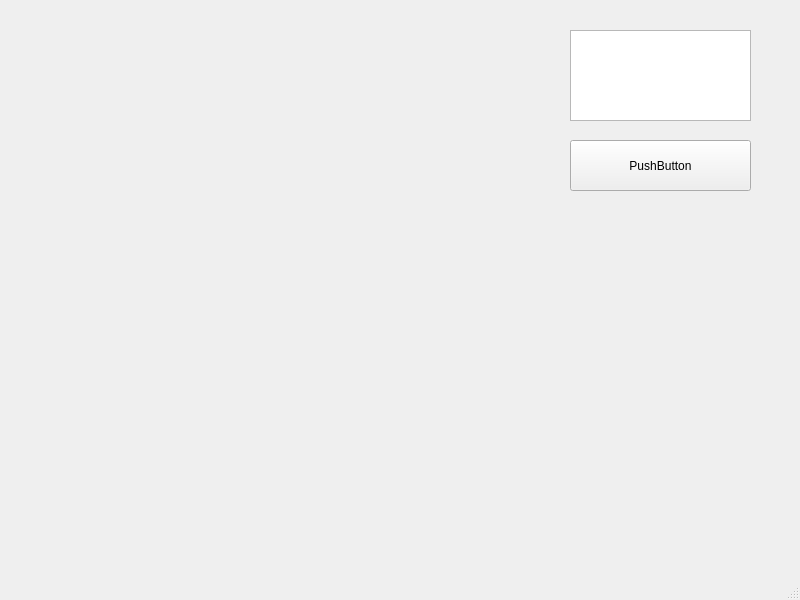
<?xml version="1.0" encoding="UTF-8"?>
<ui version="4.0">
 <class>MainWindow</class>
 <widget class="QMainWindow" name="MainWindow">
  <property name="geometry">
   <rect>
    <x>0</x>
    <y>0</y>
    <width>800</width>
    <height>600</height>
   </rect>
  </property>
  <property name="windowTitle">
   <string>MainWindow</string>
  </property>
  <widget class="QWidget" name="centralwidget">
   <widget class="QPushButton" name="pushButton">
    <property name="geometry">
     <rect>
      <x>570</x>
      <y>140</y>
      <width>181</width>
      <height>51</height>
     </rect>
    </property>
    <property name="text">
     <string>PushButton</string>
    </property>
   </widget>
   <widget class="QTextEdit" name="textEdit">
    <property name="geometry">
     <rect>
      <x>570</x>
      <y>30</y>
      <width>181</width>
      <height>91</height>
     </rect>
    </property>
   </widget>
  </widget>
  <widget class="QMenuBar" name="menubar">
   <property name="geometry">
    <rect>
     <x>0</x>
     <y>0</y>
     <width>800</width>
     <height>24</height>
    </rect>
   </property>
  </widget>
  <widget class="QStatusBar" name="statusbar"/>
 </widget>
 <resources/>
 <connections/>
</ui>
